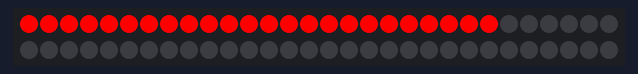
The program below on a simulated Raspberry Pi Pico running MicroPython. On the bench: 60 RGB LEDs in strip order, left to right, continuing on the next row. Library files of the repository ran but are not shown: ws2812b.py.

Above: at 0.45 s.
At 6.19 s:
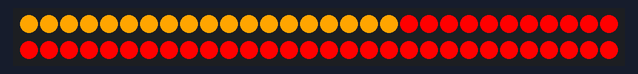
At 10.73 s:
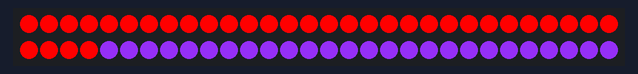
At 20.11 s:
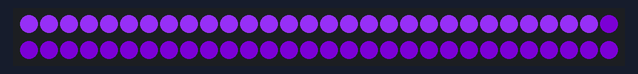
At 29.18 s:
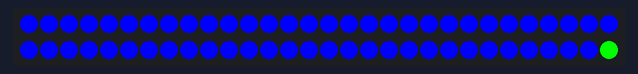
At 39.77 s:
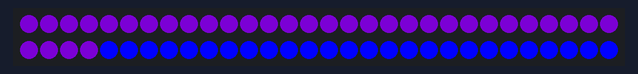

The program:

regnboge.py
```python
# https://github.com/benevpi/pico_python_ws2812b/tree/main/examples
import time
import ws2812b

numpix = 60
strip = ws2812b.ws2812b(numpix, 0,0)

RED = (255, 0, 0)
ORANGE = (255, 165, 0)
YELLOW = (255, 150, 0)
GREEN = (0, 255, 0)
BLUE = (0, 0, 255)
INDIGO = (75, 0, 130)
VIOLET = (138, 43, 226)
COLORS = (RED, ORANGE, YELLOW, GREEN, BLUE, INDIGO, VIOLET)

while True:
    for color in COLORS:
        for i in range(numpix):
            strip.set_pixel(i, color[0], color[1], color[2])
            time.sleep(0.01)
            strip.show()
```
